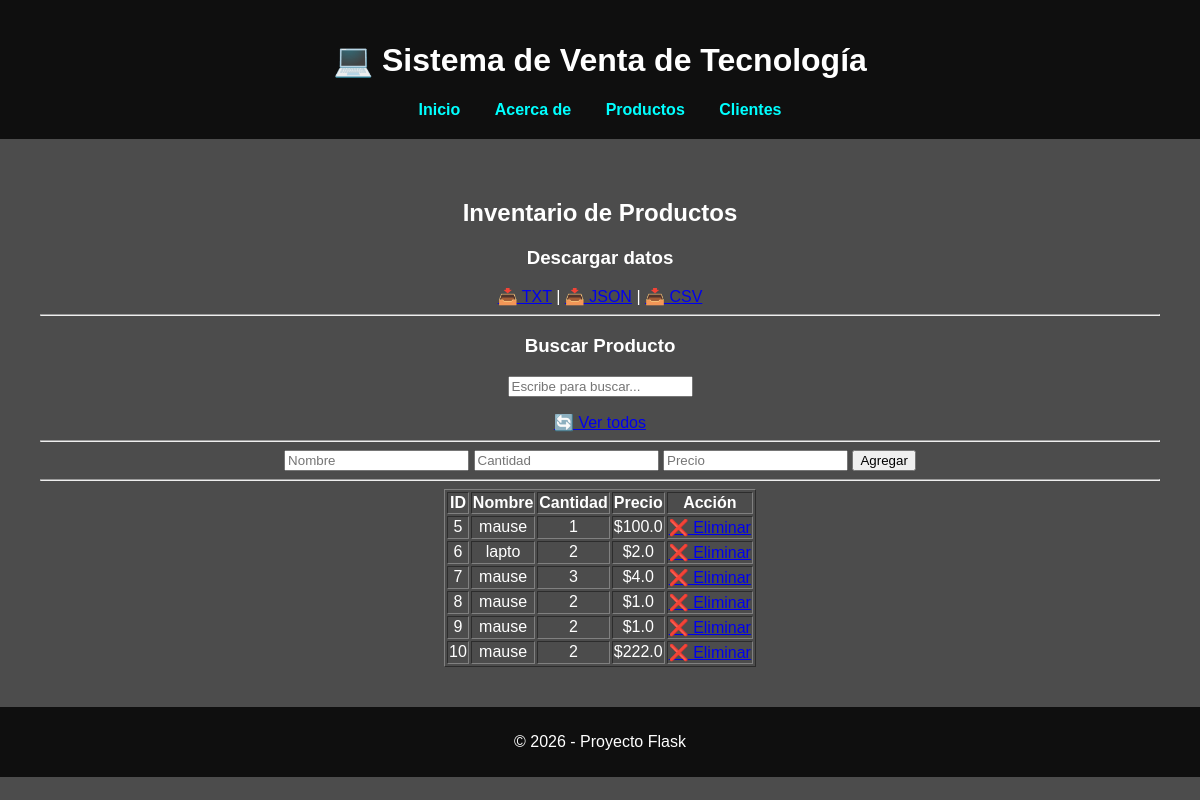
The page /productos on the database its author committed.
### app.py (models this page shows)
class Producto(db.Model):
    __tablename__ = 'productos'
    id = db.Column(db.Integer, primary_key=True)
    nombre = db.Column(db.String(100))
    cantidad = db.Column(db.Integer)
    precio = db.Column(db.Float)

### app.py (the view)
@app.route('/productos')
def productos():
    productos = Producto.query.all()
    return render_template('productos.html', productos=productos)

### templates/productos.html (shortened to what this page needs)
{% extends 'base.html' %}
{% block content %}
<h2>Inventario de Productos</h2>
<h3>Descargar datos</h3>
<a href="/descargar_txt">📥 TXT</a> |
<a href="/descargar_json">📥 JSON</a> |
<a href="/descargar_csv">📥 CSV</a>
<hr>
<h3>Buscar Producto</h3>
<input type="text" id="buscador" placeholder="Escribe para buscar...">
<a href="/productos">🔄 Ver todos</a>
<hr>
<form action="/agregar" method="POST">
    <input type="text" name="nombre" placeholder="Nombre" required>
    <input type="number" name="cantidad" placeholder="Cantidad" required>
    <input type="number" step="0.01" name="precio" placeholder="Precio" required>
    <button type="submit">Agregar</button>
</form>
<hr>
<table border="1" style="margin:auto;">
    <tr>
        <th>ID</th>
        <th>Nombre</th>
        <th>Cantidad</th>
        <th>Precio</th>
        <th>Acción</th>
    </tr>
    {% for p in productos %}
    <tr>
        <td>{{ p.id }}</td>
        <td>{{ p.nombre }}</td>
        <td>{{ p.cantidad }}</td>
        <td>${{ p.precio }}</td>
        <td>
            <a href="/eliminar/{{ p.id }}" onclick="return confirm('¿Eliminar producto?')">
                ❌ Eliminar
            </a>
        </td>
    </tr>
    {% endfor %}
</table>
{% endblock %}

### templates/base.html (shortened to what this page needs)
<!DOCTYPE html>
<html>
<head>
    <link rel="stylesheet" href="{{ url_for('static', filename='styles.css') }}">
</head>
<body>
<header class="header">
    <h1>💻 Sistema de Venta de Tecnología</h1>
    <nav>
        <a href="/">Inicio</a>
        <a href="/about">Acerca de</a>
        <a href="/productos">Productos</a>
        <a href="/clientes">Clientes</a>
    </nav>
</header>
<main class="contenido">
    {% block content %}
    {% endblock %}
</main>
<footer class="footer">
    <p>© 2026 - Proyecto Flask</p>
</footer>
</body>
</html>

### static/styles.css (style rules this page uses)
body { margin: 0; font-family: Arial; background: linear-gradient(rgba(0,0,0,0.7), rgba(0,0,0,0.7)), url('https://images.unsplash.com/photo-1518770660439-4636190af475'); background-size: cover; background-position: center; color: white; }
.header { background-color: rgba(0,0,0,0.8); padding: 20px; text-align: center; }
nav a { margin: 0 15px; color: #00ffff; text-decoration: none; font-weight: bold; }
.contenido { padding: 40px; text-align: center; }
.footer { background-color: rgba(0,0,0,0.8); text-align: center; padding: 10px; }

### rows shown on the page
Producto: id "5", nombre "mause", cantidad "1", precio "100.0"
Producto: id "6", nombre "lapto", cantidad "2", precio "2.0"
Producto: id "7", nombre "mause", cantidad "3", precio "4.0"
Producto: id "8", nombre "mause", cantidad "2", precio "1.0"
Producto: id "9", nombre "mause", cantidad "2", precio "1.0"
Producto: id "10", nombre "mause", cantidad "2", precio "222.0"
